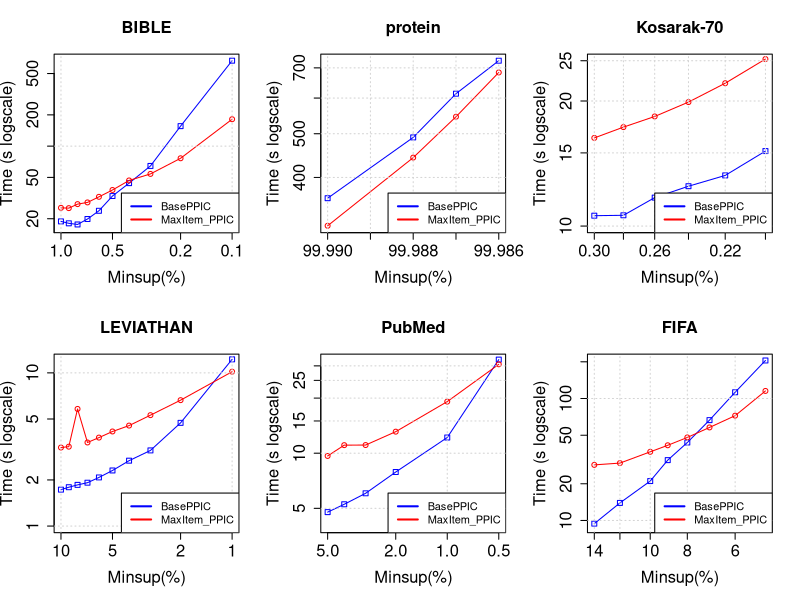

Write R code to recreate this figure.
tiff("MmEsLpMiss_MaxItemAtOne_PPIC.png", width=13, height=9, units='in', res=120)
par(mfrow=c(2,3), cex.lab=1.5, cex.axis=1.5, cex.main=1.5, cex.sub=1.5)

#BIBLE
#DATA
x <- c(0.01, 0.009, 0.008, 0.007, 0.006, 0.005, 0.004, 0.003, 0.002, 0.001)*100

zero <- c(18850, 18071, 17611, 19872, 23860, 33086, 44031, 64446, 155871, 664830)/1000
one <- c(25468, 25299, 27646, 28716, 32508, 37824, 46734, 54019, 76390, 181579)/1000

#PLOT
plot(x, zero, log = "xy", type="o", pch=0, xlab="Minsup(%)",ylab="Time (s logscale)", col="blue", xlim = rev(range(x)), ylim=c(17, 664))
lines(x, one, col="red", type="o", pch=1)
title(main="BIBLE", cex.lab=1.5, cex.axis=1.5, cex.main=1.5, cex.sub=1.5)
grid()
legend("bottomright", legend=c("BasePPIC", "MaxItem_PPIC"), lty=c(1,1),lwd=c(2,2), col=c("blue", "red"), cex = 1)

#protein
#DATA
x <- c(0.9999, 0.99988, 0.99987, 0.99986)*100

zero <- c(359711, 490719, 613541, 726131)/1000
one <- c(312473, 442639, 545352, 683804)/1000

#PLOT
plot(x, zero, log = "xy", type="o", pch=0, xlab="Minsup(%)",ylab="Time (s logscale)", col="blue", xlim = rev(range(x)), ylim=c(312, 726))
lines(x, one, col="red", type="o", pch=1)
title(main="protein", cex.lab=1.5, cex.axis=1.5, cex.main=1.5, cex.sub=1.5)
grid()
legend("bottomright", legend=c("BasePPIC", "MaxItem_PPIC"), lty=c(1,1),lwd=c(2,2), col=c("blue", "red"), cex = 1)

#Kosarak-70
#DATA
x <- c(0.003, 0.0028, 0.0026, 0.0024, 0.0022, 0.002)*100

zero <- c(10592, 10615, 11709, 12472, 13241, 15153)/1000
one <- c(16300, 17305, 18358, 19880, 22071, 25233)/1000

#PLOT
plot(x, zero, log = "xy", type="o", pch=0, xlab="Minsup(%)",ylab="Time (s logscale)", col="blue", xlim = rev(range(x)), ylim=c(10, 25))
lines(x, one, col="red", type="o", pch=1)
title(main="Kosarak-70", cex.lab=1.5, cex.axis=1.5, cex.main=1.5, cex.sub=1.5)
grid()
legend("bottomright", legend=c("BasePPIC", "MaxItem_PPIC"), lty=c(1,1),lwd=c(2,2), col=c("blue", "red"), cex = 1)

#LEVIATHAN
#DATA
x <- c(0.1, 0.09, 0.08, 0.07, 0.06, 0.05, 0.04, 0.03, 0.02, 0.01)*100

zero <- c(1729, 1793, 1857, 1919, 2077, 2306, 2672, 3117, 4718, 12253)/1000
one <- c(3256, 3298, 5815, 3512, 3780, 4144, 4528, 5296, 6635, 10178)/1000

#PLOT
plot(x, zero, log = "xy", type="o", pch=0, xlab="Minsup(%)",ylab="Time (s logscale)", col="blue", xlim = rev(range(x)), ylim=c(1, 12))
lines(x, one, col="red", type="o", pch=1)
title(main="LEVIATHAN", cex.lab=1.5, cex.axis=1.5, cex.main=1.5, cex.sub=1.5)
grid()
legend("bottomright", legend=c("BasePPIC", "MaxItem_PPIC"), lty=c(1,1),lwd=c(2,2), col=c("blue", "red"), cex = 1)

#PubMed
#DATA
x <- c(0.05, 0.04, 0.03, 0.02, 0.01, 0.005)*100

zero <- c(4767, 5261, 6040, 7894, 12184, 32451)/1000
one <- c(9662, 11067, 11082, 13114, 19144, 30595)/1000

#PLOT
plot(x, zero, log = "xy", type="o", pch=0, xlab="Minsup(%)",ylab="Time (s logscale)", col="blue", xlim = rev(range(x)), ylim=c(4, 32))
lines(x, one, col="red", type="o", pch=1)
title(main="PubMed", cex.lab=1.5, cex.axis=1.5, cex.main=1.5, cex.sub=1.5)
grid()
legend("bottomright", legend=c("BasePPIC", "MaxItem_PPIC"), lty=c(1,1),lwd=c(2,2), col=c("blue", "red"), cex = 1)

#FIFA
#DATA
x <- c(0.14, 0.12, 0.1, 0.09, 0.08, 0.07, 0.06, 0.05)*100

zero <- c(9423, 13932, 21048, 31249, 43581, 66511, 112528, 204980)/1000
one <- c(28564, 29545, 36558, 41357, 47951, 57919, 72352, 115346)/1000

#PLOT
plot(x, zero, log = "xy", type="o", pch=0, xlab="Minsup(%)",ylab="Time (s logscale)", col="blue", xlim = rev(range(x)), ylim=c(9, 204))
lines(x, one, col="red", type="o", pch=1)
title(main="FIFA", cex.lab=1.5, cex.axis=1.5, cex.main=1.5, cex.sub=1.5)
grid()
legend("bottomright", legend=c("BasePPIC", "MaxItem_PPIC"), lty=c(1,1),lwd=c(2,2), col=c("blue", "red"), cex = 1)

#slen1
#DATA
x <- c(0.0017, 0.00165, 0.0016, 0.00155, 0.0015, 0.00145, 0.0014, 0.00135, 0.0013)*100


#PLOT
#slen2
#DATA
x <- c(0.0015, 0.00145, 0.0014, 0.00135, 0.0013, 0.00125, 0.0012, 0.00115, 0.0011)*100


#PLOT
dev.off()
